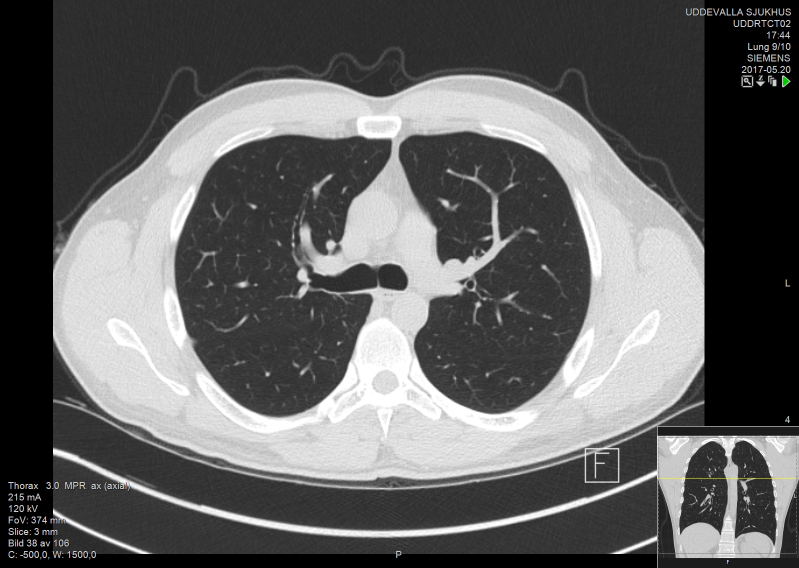
#> input picture data/images/raw/ct_raw.jpg, 1598 x 1136 px (shown at 1/2 size)
$ python -i data.py   (imports and definitions only)
#> lines starting #> are read from the running program, lines starting #| are printed output that depends on the picture
"""Data: benchmark medical images (Section 4.2) and clinical datasets (Section 4.3).

All raw files are bundled in ``data/`` (see ``data/SOURCES.md`` for provenance and
licenses).  ``download_all()`` re-fetches them from the original public repositories
and checks the SHA-256 hashes, so that the bundled copies can be verified.
"""
import hashlib, os, urllib.request
import numpy as np
from PIL import Image

HERE = os.path.dirname(os.path.abspath(__file__))
DATA = os.path.join(os.path.dirname(HERE), "data")

IMAGES = {   # name: (raw file, source URL)
    "CT":    ("ct_raw.jpg",   "https://upload.wikimedia.org/wikipedia/commons/3/35/High-resolution_computed_tomograph_of_a_normal_thorax%2C_axial_plane_%2838%29.jpg"),
    "MRI":   ("mri_raw.jpg",  "https://raw.githubusercontent.com/sartajbhuvaji/brain-tumor-classification-dataset/master/Testing/no_tumor/image(2).jpg"),
}
USER_AGENT = "TISPSA-reproducibility (https://github.com/KobkoonCoding/TISPSA-reproducibility)"   # required by Wikimedia
TABULAR = {
    "pima-indians-diabetes.csv": "https://raw.githubusercontent.com/jbrownlee/Datasets/master/pima-indians-diabetes.data.csv",
    "processed.cleveland.data":  "https://archive.ics.uci.edu/ml/machine-learning-databases/heart-disease/processed.cleveland.data",
}

# UCI Heart Disease (Cleveland), doi:10.24432/C52P4X.  The file has no header; the 13
# attributes below are the ones distributed in ``processed.cleveland.data`` and ``num`` is
# the diagnosis (0 = no disease, 1-4 = disease).  Missing values are encoded as "?" and
# occur only in ``ca`` and ``thal``.
HEART_COLS = ["age", "sex", "cp", "trestbps", "chol", "fbs", "restecg", "thalach",
              "exang", "oldpeak", "slope", "ca", "thal", "num"]


# [20 lines left out: functions load_heart, sha256, not called in this run]


# 780x780 window around the thorax that leaves out the text and the scout image of the CT screenshot
# (left, upper, right, lower)
CROPS = {"CT": (370, 140, 1150, 920)}


def preprocess_image(raw_path, out_path, size=256, crop=None):
    """Grayscale, crop (the given box, or the center square), resize to size x size (Lanczos), save PNG."""
#> called with raw_path = '../data/images/raw/ct_raw.jpg', out_path = 'out.png', size = 256
    im = Image.open(raw_path).convert("L")
    w, h = im.size; s = min(w, h)
#> after `w, h = im.size`: w = 1598; h = 1136
#> after `s = min(w, h)`: s = 1136
    box = crop or ((w - s) // 2, (h - s) // 2, (w - s) // 2 + s, (h - s) // 2 + s)
#> box = (231, 0, 1367, 1136)
    im = im.crop(box).resize((size, size), Image.LANCZOS)
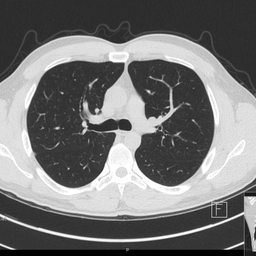
#> im: PIL image 256x256 L; min 0, max 255, mean 116.5
    im.save(out_path)


FUNDUS_CROP = (0, 307, 700, 1007)   # 700x700 window around the optic disc (left, upper, right, lower)


# [6 lines left out: function make_fundus, not called in this run]


def load_image(name):
    """Return the preprocessed 256x256 image with intensities in [0,1]."""
    return np.asarray(Image.open(os.path.join(DATA, "images", f"{name.lower().replace('-', '')}.png")).convert("L"), dtype=float) / 255.0


# [48 lines left out: functions read_sums, verify_local, download_all, not called in this run]


# [5 lines not run here, left out]

>>> result = preprocess_image('../data/images/raw/ct_raw.jpg', 'out.png')
